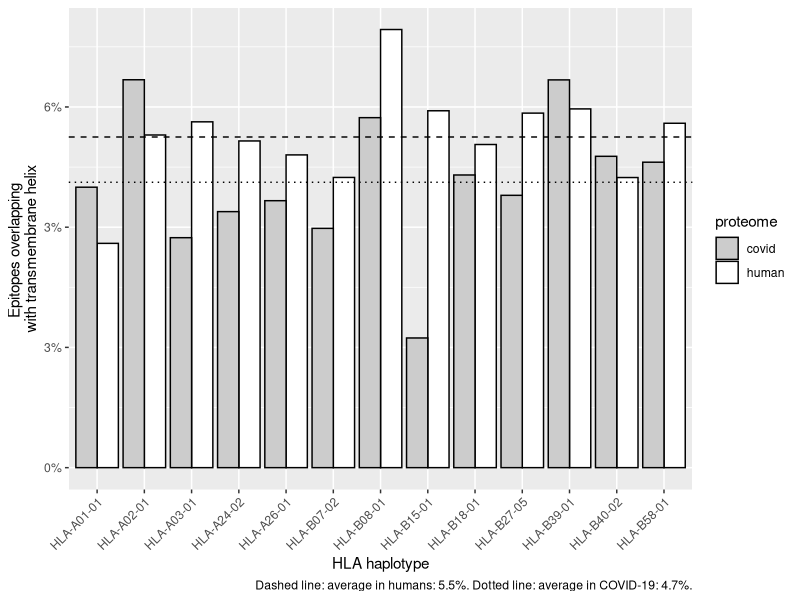

Reproduce this figure in R. (Note: this script raises an error after producing the figure.)
## ---- chunk 1
knitr::opts_chunk$set(echo = TRUE)
## ---- chunk 2
library(testthat)
library(tidyr)
library(ggplot2)
## ---- chunk 3
get_haplotypes <- function() {
  c(
    "HLA-A01-01",
    "HLA-A02-01",
    "HLA-A03-01",
    "HLA-A24-02",
    "HLA-A26-01",
    "HLA-B07-02",
    "HLA-B08-01",
    "HLA-B18-01",
    "HLA-B27-05",
    "HLA-B39-01",
    "HLA-B40-02", 
    "HLA-B58-01",
    "HLA-B15-01"
  )
}
## ---- chunk 4
# n: sample size, equals the number of HLA haplotypes
n <- length(get_haplotypes())
# f denotes 'fraction', a value between 0.0 and 1.0
f_human <- rnorm(n = n, mean = 0.053, sd = 0.01)
f_covid <- rnorm(n = n, mean = runif(n = 1, min = 0.03, max = 0.1), sd = 0.01)
expect_true(all(f_human > 0.0))
expect_true(all(f_human < 1.0))
expect_true(all(f_covid > 0.0))
expect_true(all(f_covid < 1.0))
## ---- chunk 5
t <- ks.test(x = f_human, y = f_covid)
print(t)
## ---- chunk 6
alpha <- 0.05
if (t$p.value <= alpha) {
  verdict <- "Reject that the two samples are taken from a same distribution"
} else {
  verdict <- "Accept that the two samples are taken from a same distribution"
}
print(verdict)
## ---- chunk 7
df <- tibble::tibble(
  proteome = rep(c("human", "covid"), each = n),
  haplotype = rep(get_haplotypes(), time = 2),
  f = c(f_human, f_covid)
)
df$proteome <- as.factor(df$proteome)
df$haplotype <- as.factor(df$haplotype)
## ---- chunk 8
names(t)
df_t_wide <- data.frame(
  statistic = t$statistic,
  p_value = t$p.value,
  alternative = t$alternative,
  method = t$method,
  data_name = t$data.name,
  alpha = alpha,
  verdict = verdict
)
df_t <- t(df_t_wide)
values <- df_t[,1]
param_names <- rownames(df_t)
df_t <- data.frame(
  parameter = param_names,
  value = values
)

knitr::kable(df_t, row.names = FALSE)
## ---- chunk 9
write.csv(df_t, "ks.csv", row.names = FALSE)
## ---- chunk 10
ggplot(df, aes(x = haplotype, y = f, fill = proteome)) + 
  scale_fill_manual(values = c("human" = "#ffffff", "covid" = "#cccccc")) +
  geom_col(position = position_dodge(), color = "#000000") + xlab("HLA haplotype") + 
  ylab("Epitopes overlapping \nwith transmembrane helix") +
  scale_y_continuous(labels = scales::percent_format(accuracy = 3)) +
  theme(axis.text.x = element_text(angle = 45, hjust = 1)) +
  geom_hline(yintercept = mean(f_human), lty = "dashed") +
  geom_hline(yintercept = mean(f_covid), lty = "dotted") +
  labs(
    caption = paste0(
      "Dashed line: average in humans: ", formatC(100.0 * mean(f_human), digits = 2),"%. ",
      "Dotted line: average in COVID-19: ", formatC(100.0 * mean(f_covid), digits = 2),"%."  
    )
  ) + ggsave("fig_1.png", width = 7, height = 7)
## ---- chunk 11
df_wide <- spread(df, proteome, f)
df_wide$covid <- formatC(100.0 * df_wide$covid, digits = 3)
df_wide$human <- formatC(100.0 * df_wide$human, digits = 3)
## ---- chunk 12
knitr::kable(df_wide, caption = "Percentage of MHC-I epitopes overlapping with transmembrane helix")
## ---- chunk 13
write.csv(df_wide, "table_1.csv", row.names = FALSE)
